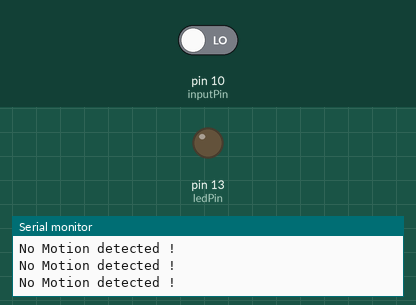
Recording of a sketch running on a simulated Arduino Uno, built with avr-gcc and run on an emulated ATmega328P. Shown: output pins drawn as LEDs (lit = HIGH), the last lines printed to the serial monitor. The test bench sets the inputs (shaded band); at power-on: pin 10 (inputPin) LOW.

Above: at 2.4 s.
2.5 s: pin 10 (inputPin) driven HIGH
At 3.6 s:
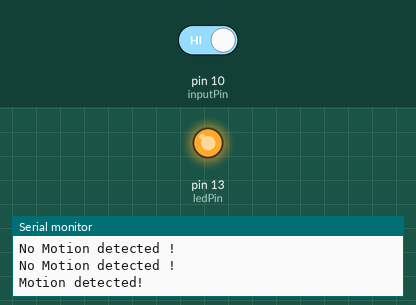
4.7 s: pin 10 (inputPin) driven LOW
At 6.1 s:
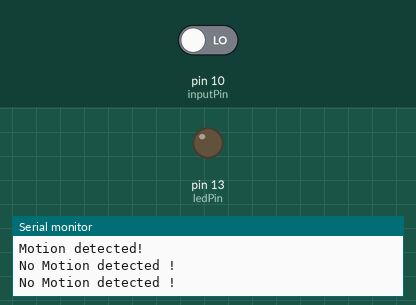
Timing chart, 0 to 7.7 s (numbered marks = the images above; inputs shaded):
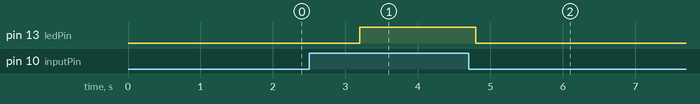

Measured:
- after the input at 2.5 s, pin 13 (ledPin): LOW → HIGH after 0.70 s
- after the input at 4.7 s, pin 13 (ledPin): HIGH → LOW after 0.10 s

The sketch:

PIR_LED_Controller.ino
```cpp
int ledPin = 13;
int inputPin = 10;
int val = 0;

void setup() {
  pinMode(ledPin, OUTPUT);
  pinMode(inputPin, INPUT);

  Serial.begin(9600);
}

void loop() {
  val = digitalRead(inputPin);
  if (val == HIGH) {
    digitalWrite(ledPin, HIGH);
      Serial.println("Motion detected!");

    }
   else {
    digitalWrite(ledPin, LOW);
      Serial.println("No Motion detected !");

    }
  delay(800);
}
```
